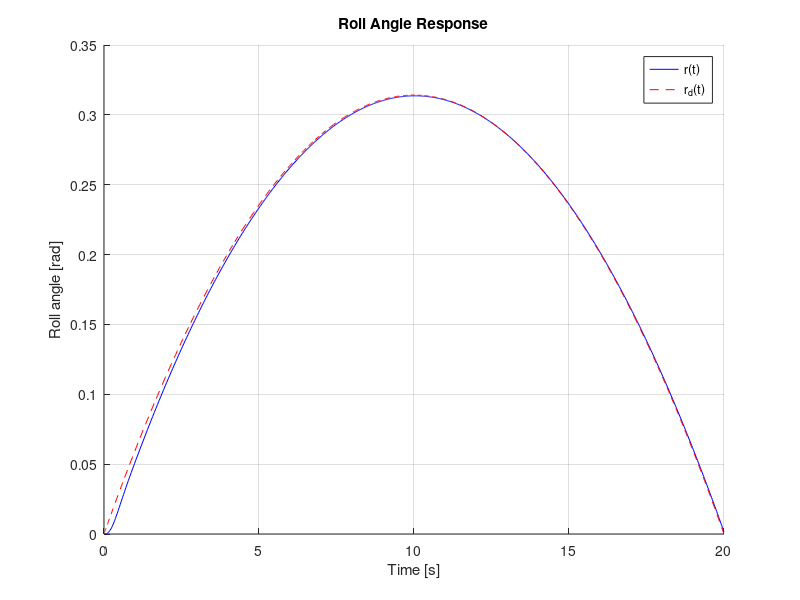

Here is the MATLAB script that generated this plot: (Note: a time limit stopped this script after it produced the figure.)
clc, clearvars, close all;

addpath('utils\');
outputDir = fullfile('..', 'plot');

% Check if the output directory exists, if not, create it
if ~exist(outputDir, 'dir')
    mkdir(outputDir);
end

a1 = 1.315;
a2 = 0.725;
a3 = 0.225;
b  = 1.175;

%% Feedback controller design

phi_0 = 0.4;
phi_inf = 0.05;
lambda = 0.4;
rho = 0.5;
k1 = 1.2;
k2 = 2.0;

T_0 = 20;

T = @(z) log((1 + z) / (1 - z));
phi = @(t) (phi_0 - phi_inf) * exp(-lambda * t) + phi_inf;
rd = @(t)(-pi / 1000) * t.^2 + (pi / 50) * t;  % desired trajectory
z1 = @(t, x) (x(1) - rd(t)) / phi(t);
alpha = @(t, x) -k1 * T(z1(t, x));
z2 = @(t, x) (x(2) - alpha(t, x)) / rho;
u = @(t, x) -k2 * T(z2(t, x));

x_0 = [0; 0];
odefun = @(t, x) [x(2); -a1 * x(2) - a2 * sin(x(1)) + a3 * x(2)^2 * sin(2 * x(1)) + b * u(t, x)];
[t, x] = ode45(odefun, [0, T_0], x_0);
r = x(:,1);
r_dot = x(:,2);

% Plot
figure;
grid on; hold on;
plot(t, r, 'b');
plot(t, rd(t), '--r');
xlabel('Time [s]'); ylabel('Roll angle [rad]');
legend('r(t)', 'r_d(t)');
title('Roll Angle Response');
filePath = fullfile(outputDir, 'task2_roll_angle_response.pdf');
exportgraphics(gcf, filePath, 'ContentType', 'vector');

figure;
grid on; hold on;
plot(t, abs(r - rd(t)), 'b');
plot(t, phi(t), '--r');
xlabel('t');
legend({'$|r(t) - r_d(t)|$', '$\phi(t)$'}, 'Interpreter', 'latex');
title('Position Tracking Accuracy');
filePath = fullfile(outputDir, 'task2_position_tracking_accuracy.pdf');
exportgraphics(gcf, filePath, 'ContentType', 'vector');

N = length(t);
alpha_values = NaN(N, 1);
for i = 1:N
    alpha_values(i) = alpha(t(i), x(i,:)');
end

figure;
grid on; hold on;
plot(t, abs(r_dot - alpha_values), 'b');
plot(t, rho * ones(size(t)), '--r');
xlabel('t');
legend({'$|\dot{r}(t) - \alpha(t)|$', '$\rho$'}, 'Interpreter', 'latex');
title('Velocity Tracking Accuracy');
filePath = fullfile(outputDir, 'task2_velocity_tracking_accuracy.pdf');
exportgraphics(gcf, filePath, 'ContentType', 'vector');

M = 5;
phi_inf_values = linspace(0.1 * phi_0, 0.9 * phi_0, M);
r_error = NaN(N, M);
labels = cell(1, M);
for i = 1:M

    phi_inf = phi_inf_values(i);
    labels{i} = ['$\phi_{\infty} = $' num2str(phi_inf)];

    T = @(z) log((1 + z) / (1 - z));
    phi = @(t) (phi_0 - phi_inf) * exp(-lambda * t) + phi_inf;
    rd = @(t)(-pi / 1000) * t.^2 + (pi / 50) * t;  % desired trajectory
    z1 = @(t, x) (x(1) - rd(t)) / phi(t);
    alpha = @(t, x) -k1 * T(z1(t, x));
    z2 = @(t, x) (x(2) - alpha(t, x)) / rho;
    u = @(t, x) -k2 * T(z2(t, x));
    odefun = @(t, x) [x(2); -a1 * x(2) - a2 * sin(x(1)) + a3 * x(2)^2 * sin(2 * x(1)) + b * u(t, x)];

    [~, x] = ode45(odefun, t, x_0);
    r_error(:,i) = abs(x(:,1) - rd(t));
end

figure;
hold on; grid on;
plot(t, r_error);
xlabel('t');
ylabel('$|r(t) - r_d(t)|$', 'Interpreter', 'latex');
legend(labels, 'Interpreter', 'latex');
title('Position Tracking Accuracy vs $\phi_{\infty}$', 'Interpreter', 'latex');
filePath = fullfile(outputDir, 'task2_position_tracking_accuracy_vs_phi_infty.pdf');
exportgraphics(gcf, filePath, 'ContentType', 'vector');

%% Estimate parameters using Lyapunov method

a1_0 = 0.8;
a2_0 = 0.5;
a3_0 = 0.4;
b_0  = 0.7;

% Initial conditions: x, hat_x, hat_theta1, hat_theta2
z0 = [0; 0;                % x
      0.1; 0.0;                % hat_x
      a1_0; a2_0; a3_0;    % hat_theta1
      1; b_0];             % hat_theta2

C = eye(2);
tspan = [0, T_0];
theta_star = [a1; a2; a3; 1; b];
d = @(t) zeros(size(t));
[t, z] = ode45(@(t, z) lyapunov_nonlinear(t, z, u, C, theta_star, d), tspan, z0);

theta_hat = z(:,[5, 6, 7, 9]);

figure;
grid on; hold on;
N = length(t);
plot(t, theta_hat, 'LineWidth', 1);
plot(t, repmat([a1, a2, a3, b], N, 1), '--r', 'LineWidth', 1);
legend({'$\hat{\alpha}_1$', '$\hat{\alpha}_2$', '$\hat{\alpha}_3$', '$\hat{b}$'}, 'Interpreter', 'latex');
xlabel('t');
title('Lyapunov mixed: Parameter Estimations');
filePath = fullfile(outputDir, 'task2_parameter_estimations.pdf');
exportgraphics(gcf, filePath, 'ContentType', 'vector');

figure;
r = z(:,1);
r_hat = z(:,3);
e = r - r_hat;
grid on; hold on;
plot(t, [r, r_hat, e], 'LineWidth', 1);
legend({'$r$', '$\hat{r}$', '$e$'}, 'Interpreter', 'latex');
xlabel('t');
title('Lyapunov mixed: Identification error');
filePath = fullfile(outputDir, 'task2_identification_error.pdf');
exportgraphics(gcf, filePath, 'ContentType', 'vector');


%% Parameter estimation with external disturbances
psi_values = [0.1, 10];
d = @(t) 0.15 * sin(0.5 * t);

for i = 1:length(psi_values)
    psi = psi_values(i);
    C = psi * eye(2);
    [t, z] = ode45(@(t, z) lyapunov_nonlinear(t, z, u, C, theta_star, d), tspan, z0);
    
    theta_hat = z(:,[5, 6, 7, 9]);
    
    figure;
    grid on; hold on;
    N = length(t);
    plot(t, theta_hat, 'LineWidth', 1);
    plot(t, repmat([a1, a2, a3, b], N, 1), '--r', 'LineWidth', 1);
    legend({'$\hat{\alpha}_1$', '$\hat{\alpha}_2$', '$\hat{\alpha}_3$', '$\hat{b}$'}, 'Interpreter', 'latex');
    xlabel('t');
    title(sprintf('Parameter Estimations with disturbances ($$\\psi=%.1f$$)', psi), 'Interpreter', 'latex');
    filePath = fullfile(outputDir, sprintf('task2_parameter_estimations_disturbances_%d.pdf', i));
    exportgraphics(gcf, filePath, 'ContentType', 'vector');
    
    figure;
    r = z(:,[1,2]);
    r_hat = z(:,[3,4]);
    e = r - r_hat;
    grid on; hold on;
    N = length(t);
    plot(t, [r(:,1), r_hat(:,1), e(:,1)], 'LineWidth', 1);
    legend({'$r$', '$\hat{r}$', '$e$'}, 'Interpreter', 'latex');
    xlabel('t');
    title(sprintf('Identification error with disturbances ($$\\psi=%.1f$$)', psi), 'Interpreter', 'latex');
    filePath = fullfile(outputDir, sprintf('task2_identification_error_disturbances_%d.pdf', i));
    exportgraphics(gcf, filePath, 'ContentType', 'vector');
end
